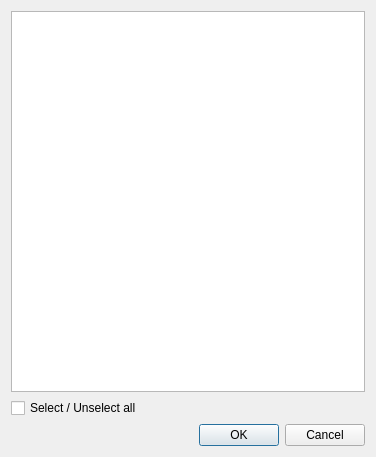
<?xml version="1.0" encoding="UTF-8"?>
<ui version="4.0">
 <class>DeleteStyles</class>
 <widget class="QDialog" name="DeleteStyles">
  <property name="geometry">
   <rect>
    <x>0</x>
    <y>0</y>
    <width>376</width>
    <height>457</height>
   </rect>
  </property>
  <property name="windowTitle">
   <string>Delete Styles</string>
  </property>
  <layout class="QVBoxLayout" name="character_box">
   <item>
    <layout class="QVBoxLayout" name="verticalLayout">
     <item>
      <widget class="QTableView" name="Table"/>
     </item>
    </layout>
   </item>
   <item>
    <widget class="QCheckBox" name="ToggleSelectAll">
     <property name="text">
      <string>Select / Unselect all</string>
     </property>
    </widget>
   </item>
   <item>
    <widget class="QDialogButtonBox" name="buttonBox">
     <property name="standardButtons">
      <set>QDialogButtonBox::Cancel|QDialogButtonBox::Ok</set>
     </property>
    </widget>
   </item>
  </layout>
 </widget>
 <resources/>
 <connections>
  <connection>
   <sender>buttonBox</sender>
   <signal>rejected()</signal>
   <receiver>DeleteStyles</receiver>
   <slot>reject()</slot>
   <hints>
    <hint type="sourcelabel">
     <x>187</x>
     <y>434</y>
    </hint>
    <hint type="destinationlabel">
     <x>187</x>
     <y>228</y>
    </hint>
   </hints>
  </connection>
  <connection>
   <sender>buttonBox</sender>
   <signal>accepted()</signal>
   <receiver>DeleteStyles</receiver>
   <slot>accept()</slot>
   <hints>
    <hint type="sourcelabel">
     <x>187</x>
     <y>434</y>
    </hint>
    <hint type="destinationlabel">
     <x>187</x>
     <y>228</y>
    </hint>
   </hints>
  </connection>
 </connections>
</ui>
